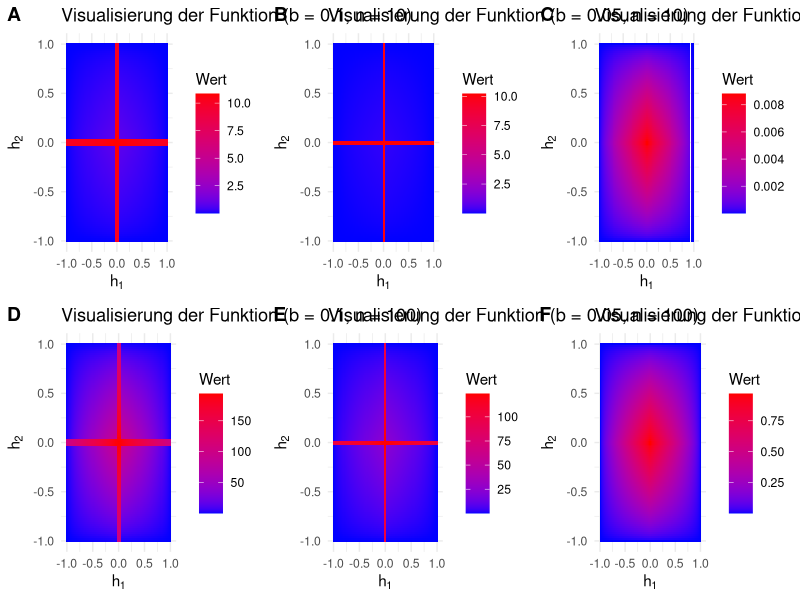
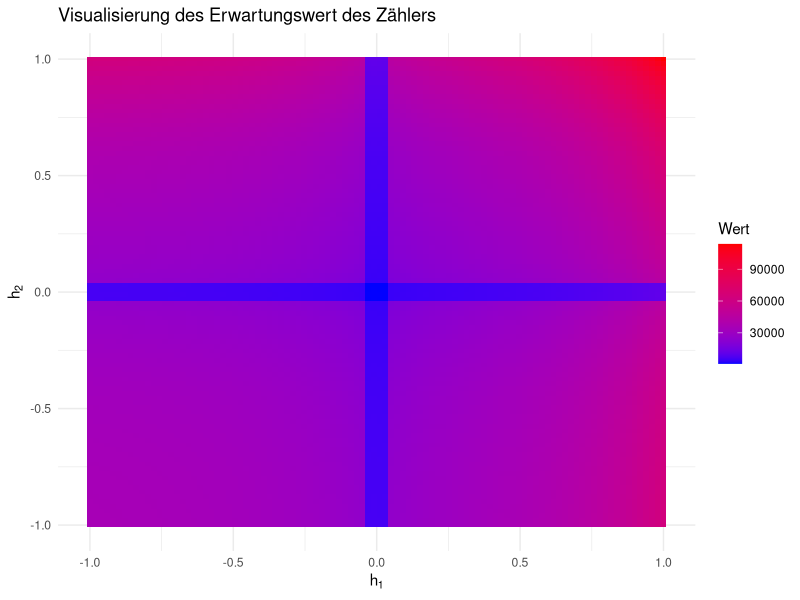

These charts were generated, in order, by the following R code: (Note: this script raises an error after producing the figures.)
################################################################################
################# Erwartungswert Nenner ########################################
################################################################################
library(ggplot2)

# Definieren der zu zeichnenden Funktion
calculate_expression <- function(h1, h2, b, n) {
  
  # Funktion zur Behandlung von Indikatoren mit Bedingung
  indicator <- function(condition) {
    if (condition) return(1) else return(0)
  }
  
  # f1-Funktion mit Indikatorfunktion
  f12 <- ((-0.5 * (h2 + b / 2)^2 + (h2 + b / 2)) * 
            indicator(h2 - b / 2 < 0 & 0 <= h2 + b / 2 & h2 + b / 2 <= 1)) + 
    ((-0.5 * (h2 + b / 2)^2 + (h2 + b / 2) + 
        0.5 * (h2 - b / 2)^2 - (h2 - b / 2)) * 
       indicator(h2 - b / 2 >= 0 & h2 + b / 2 <= 1)) + 
    ((0.5 + 0.5 * (h2 - b / 2)^2 - (h2 - b / 2)) * 
       indicator(0 <= h2 - b / 2 & h2 - b / 2 <= 1 & h2 + b / 2 > 1))
  
  # f2-Funktion mit Indikatorfunktion
  f22 <- ((-0.5 * (h2 - b / 2)^2 - h2 + b / 2) * 
            indicator(-1 <= h2 - b / 2 & h2 - b / 2 < 0 & h2 + b / 2 > 0)) + 
    ((0.5 * (h2 + b / 2)^2 + (h2 + b / 2) - 
        0.5 * (h2 - b / 2)^2 - (h2 - b / 2)) * 
       indicator(h2 - b / 2 >= -1 & h2 + b / 2 <= 0)) + 
    ((0.5 * (h2 + b / 2)^2 + (h2 + b / 2) + 0.5) * 
       indicator(h2 - b / 2 < -1 & -1 <= h2 + b / 2 & h2 + b / 2 <= 0))
  
  # f1-Funktion mit Indikatorfunktion
  f11 <- ((-0.5 * (h1 + b / 2)^2 + (h1 + b / 2)) * 
            indicator(h1 - b / 2 < 0 & 0 <= h1 + b / 2 & h1 + b / 2 <= 1)) + 
    ((-0.5 * (h1 + b / 2)^2 + (h1 + b / 2) + 
        0.5 * (h1 - b / 2)^2 - (h1 - b / 2)) * 
       indicator(h1 - b / 2 >= 0 & h1 + b / 2 <= 1)) + 
    ((0.5 + 0.5 * (h1 - b / 2)^2 - (h1 - b / 2)) * 
       indicator(0 <= h1 - b / 2 & h1 - b / 2 <= 1 & h1 + b / 2 > 1))
  
  # f2-Funktion mit Indikatorfunktion
  f21 <- ((-0.5 * (h1 - b / 2)^2 - h1 + b / 2) * 
            indicator(-1 <= h1 - b / 2 & h1 - b / 2 < 0 & h1 + b / 2 > 0)) + 
    ((0.5 * (h1 + b / 2)^2 + (h1 + b / 2) - 
        0.5 * (h1 - b / 2)^2 - (h1 - b / 2)) * 
       indicator(h1 - b / 2 >= -1 & h1 + b / 2 <= 0)) + 
    ((0.5 * (h1 + b / 2)^2 + (h1 + b / 2) + 0.5) * 
       indicator(h1 - b / 2 < -1 & -1 <= h1 + b / 2 & h1 + b / 2 <= 0))
  
  # Berechnung des Terms
  term0 <- n * indicator((h1 >= -b/2 & h1 <= b/2) | (h2 >= -b/2 & h2 <= b/2))
  #term0 <- n * indicator((h1 >= -b/2 & h1 <= b/2) & (h2 >= -b/2 & h2 <= b/2))
  
  term00 <- n * (n - 1) * (f11 + f21) * (f12 + f22)
  
  return(term0 + term00)
}

# Simulationsparameter
h1_values <- seq(-1, 1, length.out = 100)  # Werte von h1
h2_values <- seq(-1, 1, length.out = 100)  # Werte von h2
b <- 0.1  # Bandbreite
n <- 10   # Skalierungsfaktor

# Erstellen eines Datenrasters
grid <- expand.grid(h1 = h1_values, h2 = h2_values)

# Berechnen der Funktion für alle Punkte im Raster
grid$z <- mapply(calculate_expression, grid$h1, grid$h2, 
                 MoreArgs = list(b = b, n = n))

# Überprüfen, ob NA-Werte vorhanden sind
sum(is.na(grid$z))  # Prüfen auf NA-Werte

# Wenn keine NA-Werte vorhanden sind, Visualisieren der Ergebnisse
Plot1 <- ggplot(grid, aes(x = h1, y = h2, fill = z)) +
  geom_tile() +
  scale_fill_gradient(low = "blue", high = "red") +
  labs(title = "Visualisierung der Funktion (b = 0.1, n = 10)",
       x = expression(h[1]),
       y = expression(h[2]),
       fill = "Wert") +
  theme_minimal()



b1 <- 0.05                              # Bandbreite
n1 <- 10                               # Skalierungsfaktor

# Erstellen eines Datenrasters
grid <- expand.grid(h1 = h1_values, h2 = h2_values)

# Berechnen der Funktion für alle Punkte im Raster
grid$z <- mapply(calculate_expression, grid$h1, grid$h2, 
                 MoreArgs = list(b = b1, n = n1))

# Visualisieren der Ergebnisse
Plot2<- ggplot(grid, aes(x = h1, y = h2, fill = z)) +
  geom_tile() +
  scale_fill_gradient(low = "blue", high = "red") +
  labs(title = "Visualisierung der Funktion (b = 0.05, n = 10)",
       x = expression(h[1]),
       y = expression(h[2]),
       fill = "Wert") +
  theme_minimal()


b0 <- 0.01                               # Bandbreite
n0 <- 10                                # Skalierungsfaktor

# Erstellen eines Datenrasters
grid <- expand.grid(h1 = h1_values, h2 = h2_values)

# Berechnen der Funktion für alle Punkte im Raster
grid$z <- mapply(calculate_expression, grid$h1, grid$h2, 
                 MoreArgs = list(b = b0, n = n0))

# Visualisieren der Ergebnisse
Plot0<- ggplot(grid, aes(x = h1, y = h2, fill = z)) +
  geom_tile() +
  scale_fill_gradient(low = "blue", high = "red") +
  labs(title = "Visualisierung der Funktion (b = 0.01, n = 10)",
       x = expression(h[1]),
       y = expression(h[2]),
       fill = "Wert") +
  theme_minimal()



b2 <- 0.1                               # Bandbreite
n2 <- 100                               # Skalierungsfaktor

# Erstellen eines Datenrasters
grid <- expand.grid(h1 = h1_values, h2 = h2_values)

# Berechnen der Funktion für alle Punkte im Raster
grid$z <- mapply(calculate_expression, grid$h1, grid$h2, 
                 MoreArgs = list(b = b2, n = n2))

# Visualisieren der Ergebnisse
Plot3<- ggplot(grid, aes(x = h1, y = h2, fill = z)) +
  geom_tile() +
  scale_fill_gradient(low = "blue", high = "red") +
  labs(title = "Visualisierung der Funktion (b = 0.1, n = 100)",
       x = expression(h[1]),
       y = expression(h[2]),
       fill = "Wert") +
  theme_minimal()


b3 <- 0.05                               # Bandbreite
n3 <- 100                               # Skalierungsfaktor

# Erstellen eines Datenrasters
grid <- expand.grid(h1 = h1_values, h2 = h2_values)

# Berechnen der Funktion für alle Punkte im Raster
grid$z <- mapply(calculate_expression, grid$h1, grid$h2, 
                 MoreArgs = list(b = b3, n = n3))

# Visualisieren der Ergebnisse
Plot4<- ggplot(grid, aes(x = h1, y = h2, fill = z)) +
  geom_tile() +
  scale_fill_gradient(low = "blue", high = "red") +
  labs(title = "Visualisierung der Funktion (b = 0.05, n = 100)",
       x = expression(h[1]),
       y = expression(h[2]),
       fill = "Wert") +
  theme_minimal()


b00 <- 0.01                               # Bandbreite
n00 <- 100                               # Skalierungsfaktor

# Erstellen eines Datenrasters
grid <- expand.grid(h1 = h1_values, h2 = h2_values)

# Berechnen der Funktion für alle Punkte im Raster
grid$z <- mapply(calculate_expression, grid$h1, grid$h2, 
                 MoreArgs = list(b = b00, n = n00))

# Visualisieren der Ergebnisse
Plot00<- ggplot(grid, aes(x = h1, y = h2, fill = z)) +
  geom_tile() +
  scale_fill_gradient(low = "blue", high = "red") +
  labs(title = "Visualisierung der Funktion (b = 0.01, n = 100)",
       x = expression(h[1]),
       y = expression(h[2]),
       fill = "Wert") +
  theme_minimal()


library(ggpubr)
combined_plot <- ggarrange(
  Plot1, Plot2, Plot0, Plot3, Plot4, Plot00,
  labels = c("A", "B", "C", "D","E", "F"),  # Labels für die Plots
  ncol = 3, nrow = 2,             # 2x2 Layout
  common.legend = FALSE           # Gemeinsame Legende deaktivieren
)

# Ausgabe anzeigen
print(combined_plot)

################################################################################
################# Erwartungswert Zähler ########################################
################################################################################

library(ggplot2)

# Parameter definieren

phi1 <- 1/3
phi2 <- 1/3
b <- 0.1
sigma <- 1
n <- 100


g <- function(h, b, phi) {
  # Indikatorfunktionen
  ind1 <- (-b / 2 <= h & h <= b / 2)
  ind2 <- (b / 2 - 1 <= h)
  ind3 <- (-1 + b / 2 <= h & h <= -b / 2)
  ind4 <- (h >= -b / 2 & b >= -h + b / 2 & 1 >= -h + b / 2)
  ind5 <- (h <= -b / 2)
  ind6 <- (h >= b / 2)
  ind7 <- (h >= b / 2 & h <= 1 - b / 2)
  
  # Funktionsteil 1
  term1 <- phi * (1 - exp((h - b / 2) / phi)) * (1 - b / 2 + h) * ind1 * ind2
  
  # Funktionsteil 2
  term2 <- phi * (exp((h + b / 2) / phi) - exp((h - b / 2) / phi)) * (1 + h - b / 2) * ind3
  
  # Funktionsteil 3
  term3 <- (phi * (b / 2 - h) - phi^2 * (1 - exp(-(b / 2 - h) / phi))) * ind4
  
  # Funktionsteil 4
  term4 <- phi * exp((h + b / 2) / phi) * 
    (min(1, b / 2 - h) - max(0, -b / 2 - h)) * ind5 +
    phi^2 * (exp(-min(1, b / 2 - h) / phi) - exp(-max(0, -b / 2 - h) / phi)) * ind5
  
  # Funktionsteil 5
  term5 <- phi * exp((-h + b / 2) / phi) *
    (min(1, 1 - h + b / 2) - max(0, 1 - h - b / 2)) * ind6 -
    phi * exp(-1 / phi) * 
    (phi * exp(min(1, 1 - h + b / 2) / phi) - phi * exp(max(0, 1 - h - b / 2) / phi)) * ind6 +
    phi * (exp((-h + b / 2) / phi) - exp((-h - b / 2) / phi)) * (1 - h - b / 2) * ind7
  
  # Funktionsteil 6
  term6 <- (phi * (1 - h - b / 2) + phi^2 * exp(-1 / phi) *
              (1 - exp((1 - h - b / 2) / phi))) * ind1 +
    phi * (1 - exp((-h - b / 2) / phi)) * (1 - h - b / 2) * ind1
  
  # Ergebnis
  result <- term1 + term2 + term3 + term4 + term5 + term6
  return(result)
}


# Gitter von h1 und h2 erstellen

h1_vals <- seq(-1, 1, length.out = 100)
h2_vals <- seq(-1, 1, length.out = 100)

grid <- expand.grid(h1 = h1_vals, h2 = h2_vals)

# Werte berechnen

grid$g_h1 <- g(grid$h1, b, phi1)
grid$g_h2 <- g(grid$h2, b, phi2)

grid$E_Z <- n^2 * sigma^2 * grid$g_h1 * grid$g_h2

# Plot mit ggplot2 erstellen

ggplot(grid, aes(x = h1, y = h2, fill = E_Z)) +
  geom_tile() +
  scale_fill_gradient(low = "blue", high = "red") +
  labs(
    title = "Visualisierung des Erwartungswert des Zählers",
    x = expression(h[1]),
    y = expression(h[2]),
    fill = expression(Wert)
  ) +
  theme_minimal()


################################################################################
### Plot der wahren Kovarianz###################################################
###############################################################################

library(ggplot2)
library(reshape2)

# Funktion zur Berechnung der exponentiellen Kovarianzmatrix
cov_exponential = function(grid, sigma, phi, method = "difference") {
  if (!method %in% c("difference", "euclidean")) {
    stop("Specify either 'euclidean' or 'difference' method")
  }
  
  if (method == "difference") {
    # Absolute Differenzen berechnen
    dist_matrix_x = abs(outer(grid$x, grid$x, "-"))
    dist_matrix_y = abs(outer(grid$y, grid$y, "-"))
    
    # Kovarianzmatrix berechnen
    covariance = sigma^2 * exp(-dist_matrix_x / phi) * exp(-dist_matrix_y / phi)
  }
  
  return(covariance)
}

# Beispielgitter erzeugen
set.seed(123)
grid = data.frame(x = runif(xdim, 0, 1), y = runif(ydim, 0, 1))

# Parameter für die Kovarianzfunktion
sigma = 1
phi = 3

# Kovarianzmatrix berechnen
cov_matrix = cov_exponential(grid, sigma, phi, method = "difference")

# Matrix in langes Format umwandeln für ggplot
cov_df = melt(cov_matrix)

# Heatmap plotten
ggplot(cov_df, aes(Var1, Var2, fill = value)) +
  geom_tile() +
  scale_fill_gradient2(low = "blue", mid = "white", high = "red", midpoint = sigma^2 / 2) +
  labs(title = "Exponentielle Kovarianzmatrix (Differenz-Methode)", x = "Index", y = "Index", fill = "Kovarianz") +
  theme_minimal()


